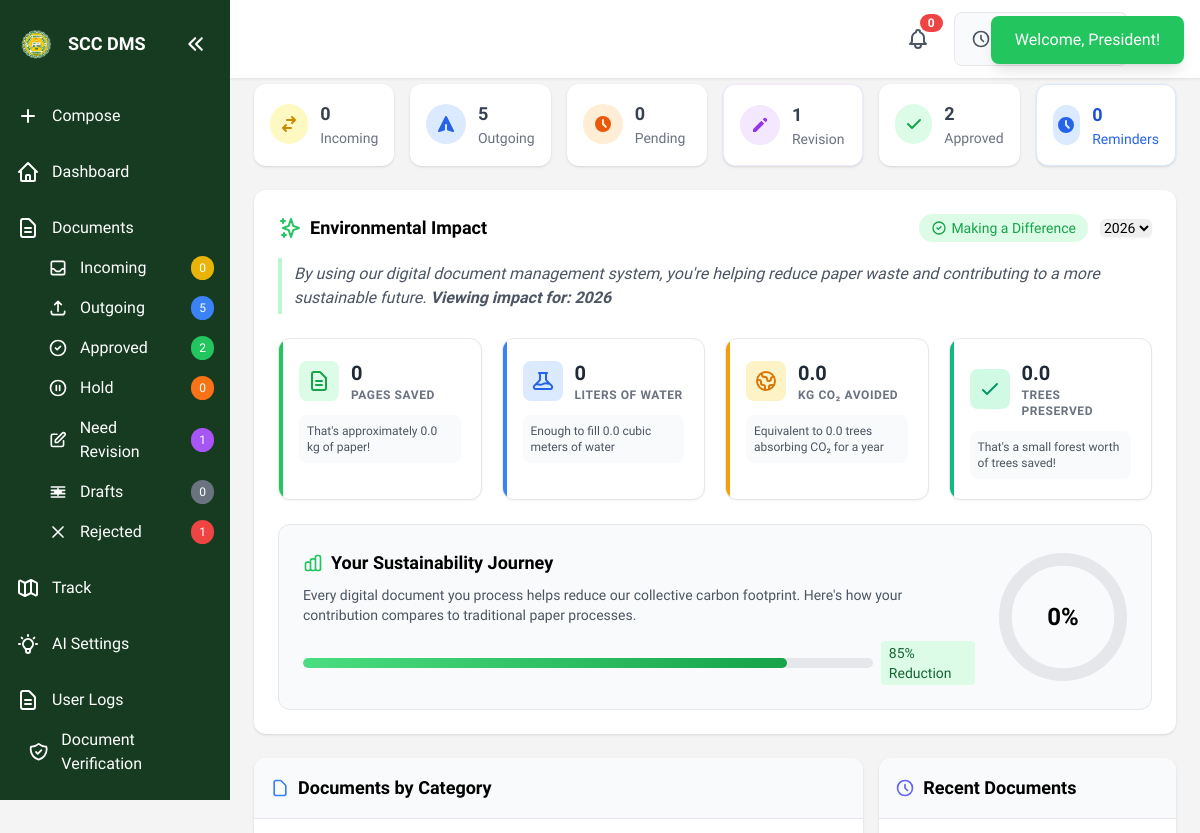
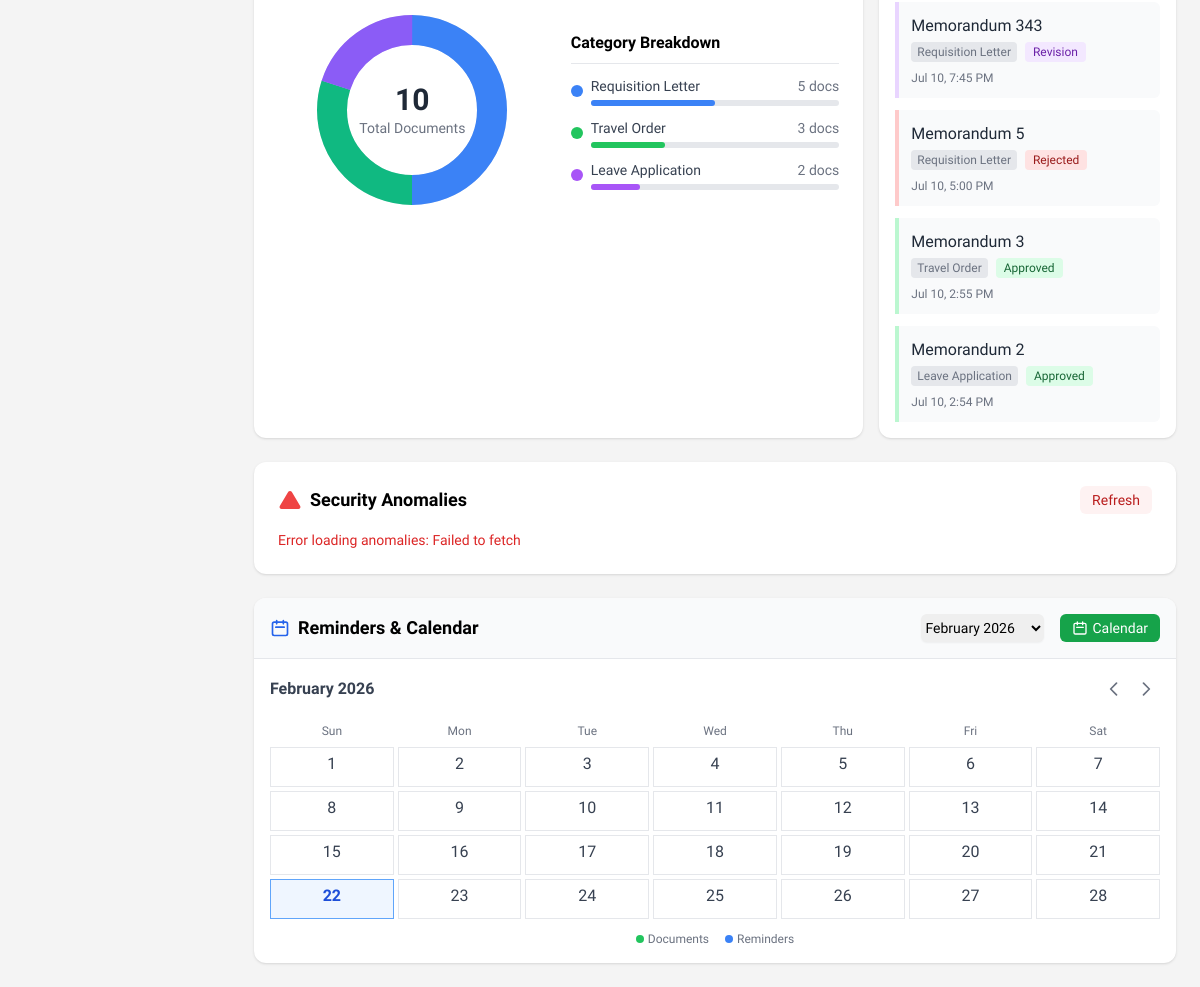
The app's page /pages/dashboard.php (signed in) with its own data (2 pictures, top to bottom).
### tables this page shows
CREATE TABLE `documents` (
  `document_id` int(11) NOT NULL,
  `title` varchar(255) NOT NULL,
  `type_id` int(11) DEFAULT NULL,
  `creator_id` int(11) DEFAULT NULL,
  `file_path` varchar(255) DEFAULT NULL,
  `content_path` varchar(255) DEFAULT NULL,
  `current_step` int(11) DEFAULT NULL,
  `status` enum('draft','pending','approved','rejected','revision') DEFAULT 'draft',
  `verification_code` varchar(10) DEFAULT NULL,
  `created_at` timestamp NOT NULL DEFAULT current_timestamp(),
  `google_doc_id` varchar(255) DEFAULT NULL,
  `revision_requesting_office_id` int(11) DEFAULT NULL,
  `updated_at` timestamp NOT NULL DEFAULT current_timestamp() ON UPDATE current_timestamp(),
  `has_qr_signature` tinyint(1) DEFAULT 0,
  `is_urgent` tinyint(1) NOT NULL DEFAULT 0
);

CREATE TABLE `document_types` (
  `type_id` int(11) NOT NULL,
  `type_name` varchar(100) NOT NULL,
  `description` text DEFAULT NULL
);

### pages/dashboard_content.php (the view, shortened to what the rows shown need)
<?php
require_once '../includes/config.php';
$user_id = $_SESSION['user_id'];
$recents_query = "SELECT
                   d.document_id,
                   d.title,
                   d.status,
                   d.created_at,
                   dt.type_name
                 FROM documents d
                 JOIN document_types dt ON d.type_id = dt.type_id
                 LEFT JOIN (
                   SELECT document_id, office_id, status
                   FROM document_workflow
                   WHERE UPPER(status) = 'CURRENT'
                 ) dwc ON d.document_id = dwc.document_id
                 WHERE d.creator_id = ?
                    OR (dwc.office_id = (SELECT office_id FROM users WHERE user_id = ?) )
                 GROUP BY d.document_id
                 ORDER BY d.created_at DESC
                 LIMIT 4";
$recents_stmt = $conn->prepare($recents_query);
if ($recents_stmt === false) {
  $recents = [];
} else {
  $recents_stmt->bind_param("ii", $user_id, $user_id);
  $recents_stmt->execute();
  $recents_result = $recents_stmt->get_result();
  $recents = [];
  if ($recents_result) {
    while($recent = $recents_result->fetch_assoc()) {
      $recents[] = $recent;
    }
  }
}
?>
  <div class="bg-white shadow rounded-xl p-6 mb-6">
    <div class="flex items-center justify-between mb-4">
      <h2 class="text-lg font-bold flex items-center">
        <svg xmlns="http://www.w3.org/2000/svg" class="h-6 w-6 mr-2 text-green-500" fill="none" viewBox="0 0 24 24" stroke="currentColor">
          <path stroke-linecap="round" stroke-linejoin="round" stroke-width="2" d="M5 3v4M3 5h4M6 17v4m-2-2h4m5-16l2.286 6.857L21 12l-5.714 2.143L13 21l-2.286-6.857L5 12l5.714-2.143L13 3z" />
        </svg>
        Environmental Impact
      </h2>
    </div>
  </div>
  <div class="grid grid-cols-3 gap-4 mb-6">
    <div class="bg-white shadow rounded-xl overflow-hidden col-span-2">
      <div class="p-4 bg-gray-50 border-b border-gray-200">
        <h2 class="text-lg font-bold flex items-center">
          <svg xmlns="http://www.w3.org/2000/svg" class="h-5 w-5 mr-2 text-blue-500" fill="none" viewBox="0 0 24 24" stroke="currentColor">
            <path stroke-linecap="round" stroke-linejoin="round" stroke-width="2" d="M7 21h10a2 2 0 002-2V9.414a1 1 0 00-.293-.707l-5.414-5.414A1 1 0 0012.586 3H7a2 2 0 00-2 2v14a2 2 0 002 2z" />
          </svg>
          Documents by Category
        </h2>
      </div>
    </div>
    <div class="bg-white shadow rounded-xl overflow-hidden">
      <div class="p-4 bg-gray-50 border-b border-gray-200">
        <h2 class="text-lg font-bold flex items-center">
          <svg xmlns="http://www.w3.org/2000/svg" class="h-5 w-5 mr-2 text-indigo-500" fill="none" viewBox="0 0 24 24" stroke="currentColor">
            <path stroke-linecap="round" stroke-linejoin="round" stroke-width="2" d="M12 8v4l3 3m6-3a9 9 0 11-18 0 9 9 0 0118 0z" />
          </svg>
          Recent Documents
        </h2>
      </div>
      <div class="p-4">
        <?php
          if(empty($recents)) {
            echo "<div class='p-4 bg-gray-50 rounded text-center text-gray-500'>No recent documents</div>";
          } else {
            echo "<div class='space-y-3'>";
            foreach($recents as $doc) {
              $status_badge = '';
              $status_color = '';
              switch($doc['status']) {
                case 'approved':
                  $status_badge = '<span class="bg-green-100 text-green-800 text-xs px-2 py-0.5 rounded">Approved</span>';
                  $status_color = 'border-green-200';
                  break;
                case 'rejected':
                  $status_badge = '<span class="bg-red-100 text-red-800 text-xs px-2 py-0.5 rounded">Rejected</span>';
                  $status_color = 'border-red-200';
                  break;
                case 'revision':
                case 'revision_requested':
                  $status_badge = '<span class="bg-purple-100 text-purple-800 text-xs px-2 py-0.5 rounded">Revision</span>';
                  $status_color = 'border-purple-200';
                  break;
              }
              $date = date('M j, g:i A', strtotime($doc['created_at']));
              echo "<div class='p-3 border-l-4 {$status_color} bg-gray-50 rounded-r-md hover:bg-gray-100 transition-colors'>";
              echo "<div class='flex justify-between items-start'>";
              echo "<div class='flex-1'>";
              echo "<h4 class='font-medium text-gray-800 truncate' title='{$doc['title']}'>{$doc['title']}</h4>";
              echo "<div class='flex items-center mt-1'>";
              echo "<span class='text-xs text-gray-500 bg-gray-200 px-1.5 py-0.5 rounded mr-2'>{$doc['type_name']}</span>";
              echo $status_badge;
              echo "</div>";
              echo "</div>";
              echo "</div>";
              echo "<p class='text-xs text-gray-500 mt-2'>{$date}</p>";
              echo "</div>";
            }
            echo "</div>";
          }
        ?>
      </div>
    </div>
  </div>
  <?php
    $office_check_stmt = $conn->prepare("SELECT office_id FROM users WHERE user_id = ?");
    $office_check_stmt->bind_param("i", $user_id);
    $office_check_stmt->execute();
    $office_check_res = $office_check_stmt->get_result();
    $user_office_row = $office_check_res ? $office_check_res->fetch_assoc() : null;
    $is_president = ($user_office_row && (int)$user_office_row['office_id'] === 1) || ((isset($_SESSION['role']) ? $_SESSION['role'] : '') === 'Super Admin');
  ?>
  <?php if ($is_president): ?>
  <div class="bg-white shadow rounded-xl p-6 mb-6">
    <div class="flex items-center justify-between mb-4">
      <h2 class="text-lg font-bold flex items-center">
        <svg xmlns="http://www.w3.org/2000/svg" class="h-6 w-6 mr-2 text-red-500" viewBox="0 0 24 24" fill="currentColor">
          <path d="M10.29 3.86L1.82 18a2 2 0 001.71 3h16.94a2 2 0 001.71-3L13.71 3.86a2 2 0 00-3.42 0zM12 9v4m0 4h.01" />
        </svg>
        Security Anomalies
      </h2>
    </div>
  </div>
  <?php endif; ?>
  <div class="bg-white shadow rounded-xl overflow-hidden">
    <div class="p-4 bg-gray-50 border-b border-gray-200 flex justify-between items-center">
      <h2 class="text-lg font-bold flex items-center">
        <svg xmlns="http://www.w3.org/2000/svg" class="h-5 w-5 mr-2 text-blue-600" fill="none" viewBox="0 0 24 24" stroke="currentColor">
          <path stroke-linecap="round" stroke-linejoin="round" stroke-width="2" d="M8 7V3m8 4V3m-9 8h10M5 21h14a2 2 0 002-2V7a2 2 0 00-2-2H5a2 2 0 00-2 2v12a2 2 0 002 2z" />
        </svg>
        Reminders & Calendar
      </h2>
    </div>
  </div>

### records on screen
documents: title "Memorandum 343", type.type_name "Requisition Letter", status "Revision", created_at "Jul 10, 7:45 PM"
documents: title "Memorandum 5", type.type_name "Requisition Letter", status "Rejected", created_at "Jul 10, 5:00 PM"
documents: title "Memorandum 3", type.type_name "Travel Order", status "Approved", created_at "Jul 10, 2:55 PM"
documents: title "Memorandum 2", type.type_name "Leave Application", status "Approved", created_at "Jul 10, 2:54 PM"

### other values on screen
$_SESSION['username'] "President"
$incoming_count "0"
$outgoing_count "5"
$approved_count "2"
$hold_count "0"
$revision_count "1"
$draft_count "0"
$rejected_count "1"
$counts['incoming'] "0"
$counts['outgoing'] "5"
$pending_count "0"
$counts['revision'] "1"
$counts['approved'] "2"
$counts['reminders'] "0"
$selected_year "2026"
